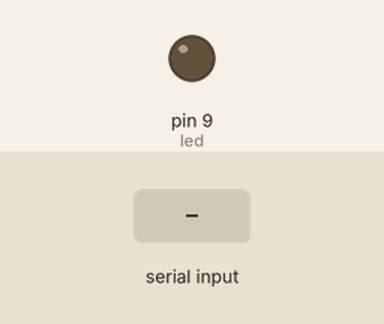
The sketch below on a simulated Arduino Uno, built with avr-gcc and run on an emulated ATmega328P. Shown: output pins drawn as LEDs (lit = HIGH). Inputs (shaded band) come from the test bench.

Above: at 1.2 s.
1.3 s: "A" received over Serial
At 2.1 s:
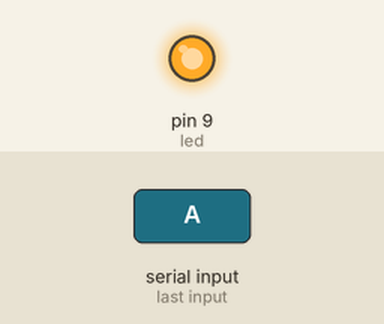
Timing chart, 0 to 4.3 s (numbered marks = the images above; inputs shaded):
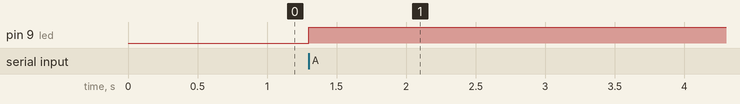

The sketch:

ledProcessingBasico.ino
```cpp
int led = 9;
boolean estado = LOW;


void setup() {
  Serial.begin(9600);

  pinMode(led,OUTPUT);

}

void loop() {

  if(Serial.available()>0)
    {
      byte dato = Serial.read();
      if (dato == 65)
      {
        estado = !estado;
      }
      digitalWrite(led,estado);
    }

}
```

Measured:
- after the input at 1.3 s, pin 9 (led): LOW → HIGH at once
